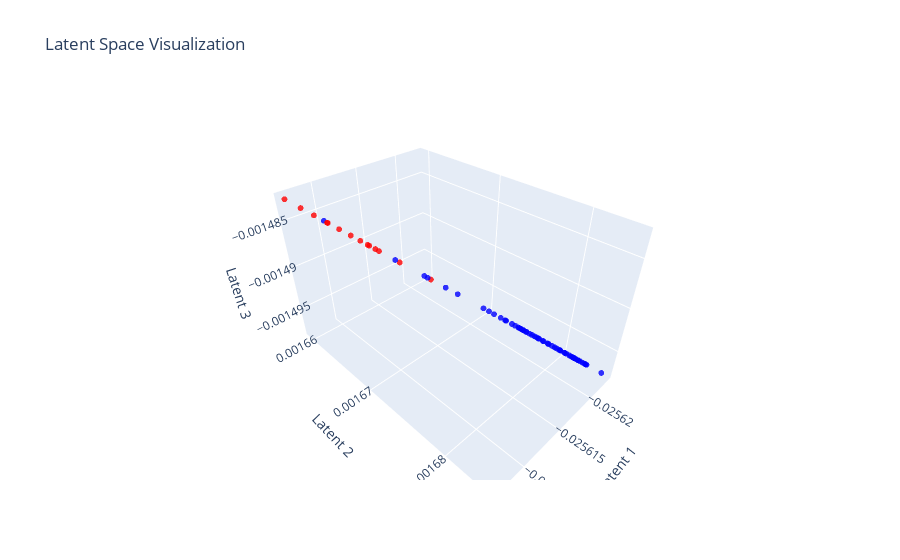

Here is the notebook cell this chart was saved with:
### Code cell
import numpy as np
import matplotlib.pyplot as plt
import plotly.graph_objects as go

# Step 1: Encode the data using the trained model
model.eval()  # Set the model to evaluation mode
with torch.no_grad():
    # Create an empty tensor to store the embeddings
    embeddings = torch.empty((data.shape[0], embedded_dim))

    total_loss = 0

    for i in range(data.shape[0]):
        sample = data[i]
        embedded_sample = model(sample)
        embeddings[i] = embedded_sample

colors = []
for i in range(len(normalized_df)):
    if target_column[i] == 1:
        colors.append('red')  # Corresponding sample in filtered_df has 'ICU' value set to 1
    else:
        colors.append('blue')  # Corresponding sample in filtered_df does not have 'ICU' value set to 1

# Convert the embeddings tensor to a NumPy array
latent_vectors = embeddings.numpy()

# Step 2: Create a 3D scatter plot using Plotly
fig = go.Figure(data=[go.Scatter3d(
    x=latent_vectors[:, 0],
    y=latent_vectors[:, 1],
    z=latent_vectors[:, 2],
    mode='markers',
    marker=dict(
        size=2,
        color=colors,
        opacity=0.8
    )
)])

# Set the layout for the plot
fig.update_layout(
    scene=dict(
        xaxis=dict(title='Latent 1'),
        yaxis=dict(title='Latent 2'),
        zaxis=dict(title='Latent 3')
    ),
    title='Latent Space Visualization'
)

# Display the plot
fig.show()

# Save the plot as an HTML file
fig.write_html('visualization.html')

### Figure 1 — Plotly figure (JSON) as saved in the notebook; plotly's stock layout.template omitted (floating-point values rounded to 4 significant figures)
{"data": [{"marker": {"color": ["blue", "blue", "blue", "blue", "blue", "red", "blue", "blue", "blue", "blue", "blue", "blue", "blue", "blue", "blue", "blue", "blue", "blue", "blue", "red", "blue", "red", "red", "blue", "red", "blue", "blue", "blue", "blue", "blue", "blue", "blue", "red", "red", "blue", "blue", "blue", "blue", "blue", "blue", "blue", "blue", "blue", "red", "red", "blue", "blue", "blue", "blue", "blue", "blue", "blue", "red", "blue", "red", "blue", "blue", "blue", "red", "red", "red", "blue", "blue", "blue", "blue", "blue", "blue", "blue", "blue", "blue", "blue", "blue"], "opacity": 0.8, "size": 2}, "mode": "markers", "type": "scatter3d", "x": [-0.02562, -0.02562, -0.02562, -0.02561, -0.02562, -0.02561, -0.02562, -0.02562, -0.02562, -0.02562, -0.02562, -0.02562, -0.02562, -0.02562, -0.02562, -0.02562, -0.02562, -0.02562, -0.02562, -0.02561, -0.02562, -0.02561, -0.02561, -0.02562, -0.02561, -0.02562, -0.02562, -0.02562, -0.02561, -0.02562, -0.02562, -0.02562, -0.02561, -0.02561, -0.02562, -0.02562, -0.02562, -0.02561, -0.02562, -0.02562, -0.02562, -0.02562, -0.02562, -0.02561, -0.02561, -0.02562, -0.02562, -0.02561, -0.02562, -0.02562, -0.02562, -0.02562, -0.02561, -0.02561, -0.02561, -0.02562, -0.02562, -0.02562, -0.02561, -0.02561, -0.02561, -0.02562, -0.02562, -0.02562, -0.02562, -0.02562, -0.02562, -0.02562, -0.02562, -0.02562, -0.02562, -0.02562], "y": [0.001677, 0.001681, 0.001682, 0.00167, 0.001675, 0.001659, 0.001679, 0.001681, 0.001678, 0.001683, 0.001682, 0.001683, 0.001682, 0.001682, 0.001681, 0.001682, 0.001681, 0.001682, 0.00168, 0.001666, 0.001682, 0.00167, 0.001662, 0.001682, 0.001666, 0.001681, 0.001679, 0.00168, 0.001662, 0.00168, 0.001678, 0.001679, 0.001668, 0.001666, 0.001677, 0.001677, 0.001681, 0.001668, 0.001681, 0.001675, 0.001682, 0.001678, 0.001682, 0.001661, 0.001666, 0.001676, 0.001678, 0.00167, 0.001678, 0.001679, 0.001679, 0.001677, 0.001663, 0.001672, 0.001663, 0.001672, 0.00168, 0.001684, 0.001663, 0.001664, 0.001665, 0.001683, 0.001683, 0.001683, 0.001678, 0.001676, 0.001676, 0.001679, 0.001682, 0.001678, 0.001675, 0.001678], "z": [-0.001494, -0.001496, -0.001497, -0.001489, -0.001492, -0.001483, -0.001495, -0.001496, -0.001494, -0.001497, -0.001496, -0.001497, -0.001497, -0.001497, -0.001496, -0.001496, -0.001496, -0.001497, -0.001496, -0.001486, -0.001496, -0.001489, -0.001484, -0.001497, -0.001487, -0.001496, -0.001495, -0.001495, -0.001484, -0.001495, -0.001494, -0.001495, -0.001488, -0.001487, -0.001494, -0.001494, -0.001496, -0.001488, -0.001496, -0.001492, -0.001496, -0.001494, -0.001497, -0.001483, -0.001487, -0.001493, -0.001494, -0.001489, -0.001494, -0.001495, -0.001495, -0.001493, -0.001485, -0.00149, -0.001485, -0.001491, -0.001495, -0.001498, -0.001485, -0.001486, -0.001486, -0.001497, -0.001497, -0.001497, -0.001494, -0.001493, -0.001493, -0.001495, -0.001497, -0.001494, -0.001492, -0.001494]}], "layout": {"scene": {"xaxis": {"title": {"text": "Latent 1"}}, "yaxis": {"title": {"text": "Latent 2"}}, "zaxis": {"title": {"text": "Latent 3"}}}, "title": {"text": "Latent Space Visualization"}}}
